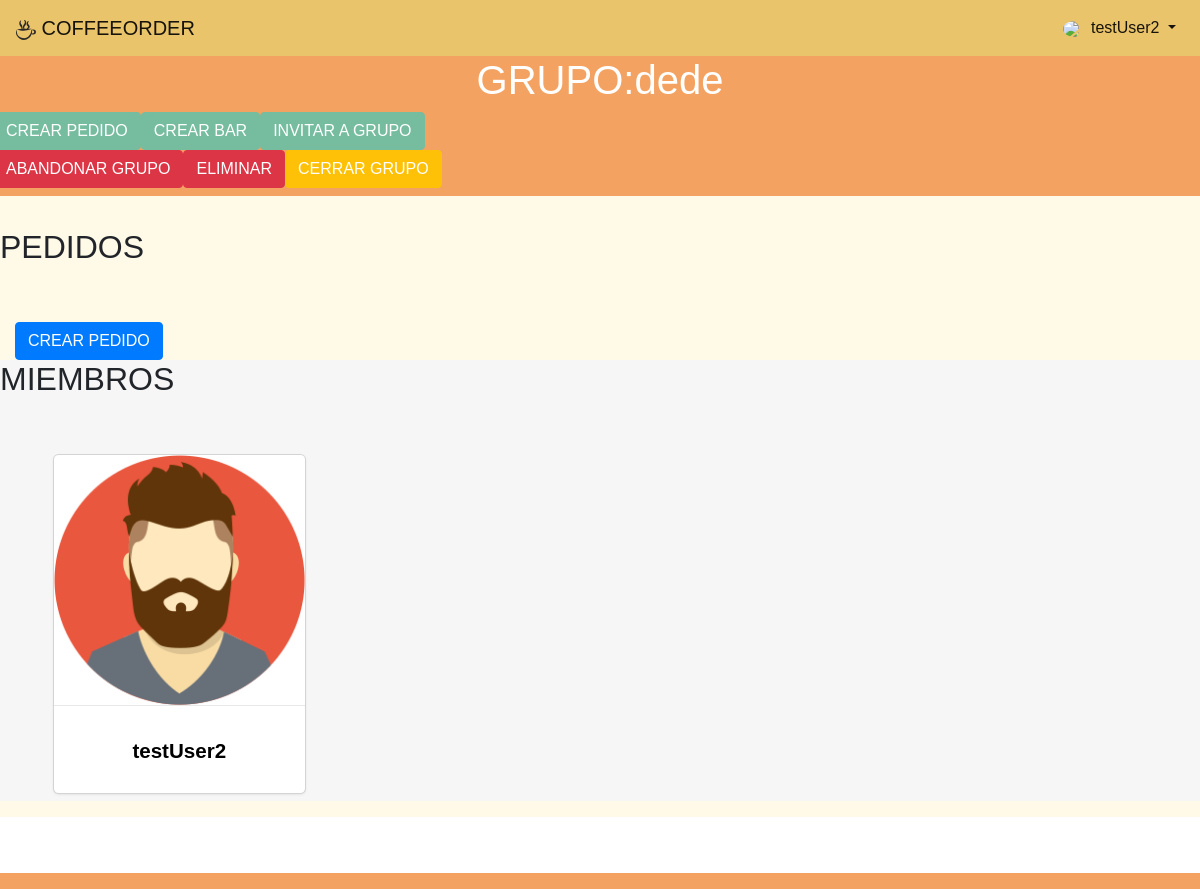
Page /account_app/group/2 (signed in) on the earlier database version.
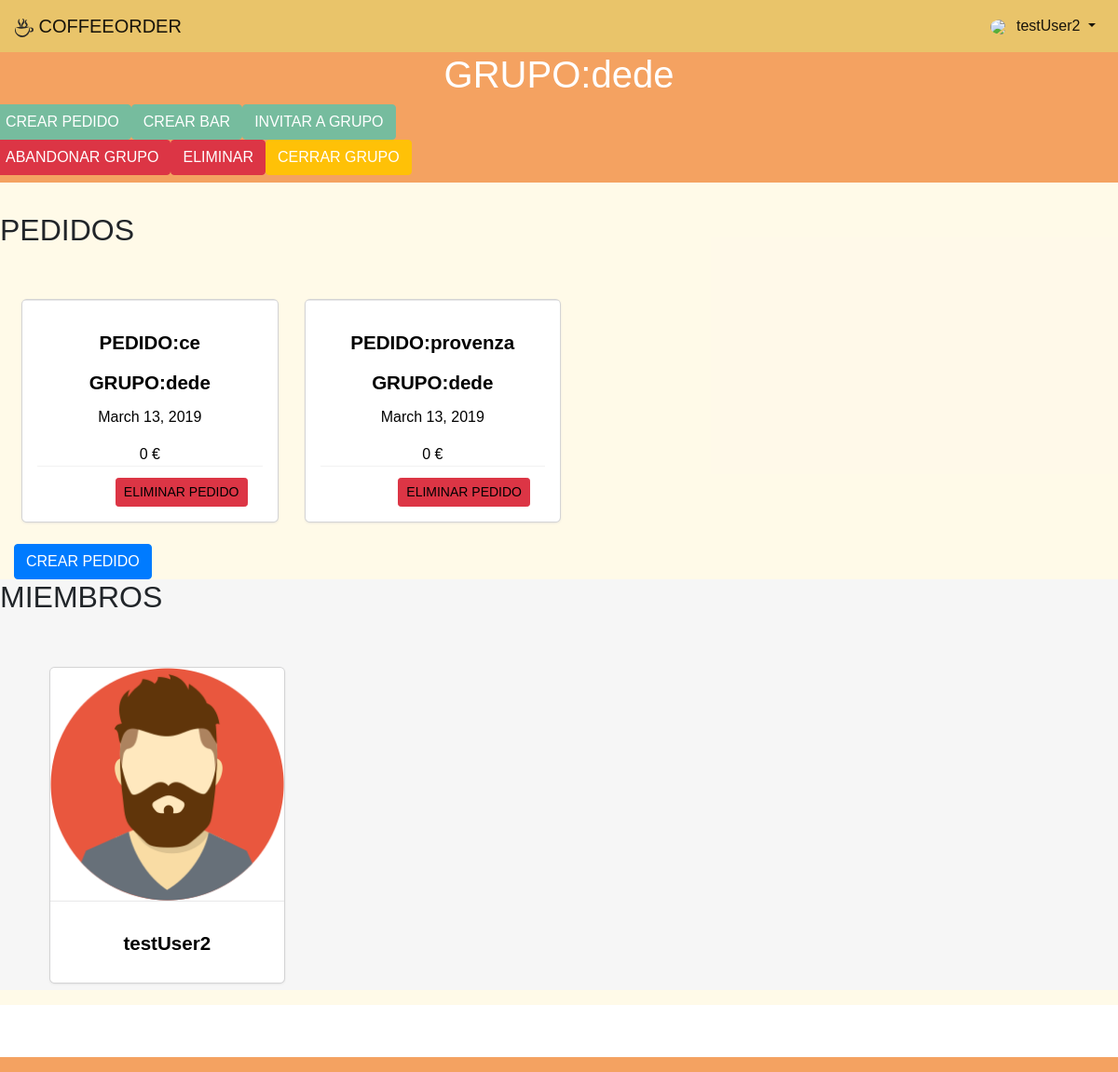
Same page on the later database version.
### account_app/models.py (models this page shows, shortened)
class UserProfileInfo(models.Model):
    user = models.OneToOneField(User, on_delete=models.CASCADE, related_name="userInfo")
    profile_pic = models.CharField(choices=PROFILE_PIC_CHOICES, default='256_0.png', max_length=100)
    language = models.CharField(max_length=10,
                                choices=settings.LANGUAGES,
                                default=settings.LANGUAGE_CODE)

class UserGroup(models.Model):
    group_name = models.CharField(max_length=100, unique=True)
    group_description = models.TextField(max_length=220, blank=True)
    max_members = models.IntegerField(default=15)
    group_color = models.CharField(max_length=100, default="white")
    group_code = models.CharField(max_length=100)
    closed = models.BooleanField(default=False)
    group_admin = models.ManyToManyField(User, related_name='groupAdmin')
    group_members = models.ManyToManyField(User, related_name='groupMembers')
    group_bar = models.ManyToManyField(Bar, related_name='group_bar')

### coffeeorder_app/model/orderlist.py (models this page shows)
class OrderList(models.Model):
    class Meta:
        pass
    created = models.DateField(blank=True)
    expiration = models.DateField(blank=True)
    total_prize = models.IntegerField(default=0)
    order_bar = models.ForeignKey(Bar, related_name='Bar', on_delete=models.PROTECT)
    order_group = models.ForeignKey(UserGroup, related_name='UserGroup', on_delete=models.PROTECT)

### coffeeorder_app/model/bar.py (models this page shows, shortened)
class Bar(models.Model):
    class Meta:
        pass
    bar_name = models.CharField(max_length=100)
    bar_description = models.TextField(max_length=500, null=True, blank=True)
    bar_color = models.CharField(max_length=100, default="yellow")
    bar_official = models.BooleanField(default=False)

### account_app/views.py (the view)
# urls.py: path('group/<int:group_id>', views.get_group_page, name='get_group_page'),
@login_required
def get_group_page(request, group_id):
    group = UserGroup.objects.get(id=group_id)
    members = {}
    for g in group.group_members.all():
        user = User.objects.get(id=g.id)
        pic = UserProfileInfo.objects.get(user=user)
        members[g.id]= {
            'username' : g.username,
            'name' : g.first_name,
            'profile_pic': pic.profile_pic,
        }
        order_list = OrderList.objects.filter(order_group=group)
    if group.group_members.filter(pk=request.user.pk).exists():
        if is_admin(group_id, request.user.id):
            admin = True
        else:
            print('NO ES ADMIN...')
            admin = False
        return render(request, '{}/groupView.html'.format(app_name),{
            'group': group,
            'members': members,
            'admin': admin,
            'order_list':order_list,
        })
    else:
        return render(request, '{}/groupView.html'.format(app_name), )

### account_app/views.py (called while the page is built)
def is_admin(group_id,user_id):
    group = UserGroup.objects.get(id=group_id)
    if group.group_admin.filter(pk=user_id).exists():
        return True
    else:
        return False

### account_app/templates/account_app/groupView.html (shortened to what the changed rows need)
{% extends "base.html" %}
{% load staticfiles %}
{% block head_css_page %}
    <link href="{% static 'css/login.css' %}" rel="stylesheet" media="screen">
{% endblock head_css_page %}
{% block content %}
    <div class="jumbotron text-center">
        {% if user.is_authenticated and group %}
            <div class="row">
                <h1 class="mx-auto">GRUPO:{{ group.group_name|default:' ' }}</h1>
            </div>
        {% else %}
            <p> Este grupo no existe o no eres miembro de él.</p>
        {% endif %}
    </div>
    <div class="container-fluid">
        <div class="row">
            <h2>PEDIDOS</h2>
            <div class="card-container col-12">
                <div class="row">
                    {% for order in order_list.all %}
                        <div class="col-12 col-md-6  col-lg-3 mt-4">
                            <a href="#">
                                <div class="card">
                                    <div class="card-block" style="background-color:{{ bar.bar_color }};">
                                        <h4 class="card-title mt-3">
                                            PEDIDO:{{ order.order_bar.bar_name| default:"" }}</h4>
                                        <h2 class="card-title mt-3">GRUPO:{{ order.order_group.group_name }}</h2>
                                        <p class="card-text">{{ order.created }}</p>
                                        <p class="card-text">{{ order.total_prize }} €</p>
                                        <div class="card-footer">
                                            {% if admin %}
                                                <a class="btn  float-right btn-sm btn-danger"
                                                   href="{% url 'coffeeorder_app:delete_order_list' group.id order.id %}">ELIMINAR PEDIDO</a>
                                            {% else %}
                                                <img class="card-logo" src="/static/images/svgs/1coffee.svg">
                                            {% endif %}
                                        </div>
                                    </div>
                                 </div>
                            </a>
                        </div>
                    {% endfor %}
                </div>
            </div>
        </div>
    </div>
    <div class="container-fluid bg-grey">
        {% if user.is_authenticated and group %}
            <div class="row"><h2>MIEMBROS</h2></div>
            <div class="row card-container">
                {% for key,member in members.items %}
                    <div class="col-6 col-md-4 col-lg-3 mt-4">
                        <div class="card">
                            <img class="card-img-top"
                                 src="{% static 'images/profile_pics/' %}{{ member.profile_pic }}">
                            <div class="card-block">
                                <h4 class="card-title mt-3">{{ member.username }}</h4>
                            </div>
                        </div>
                    </div>
                {% endfor %}
            </div>
        {% else %}
            <a type="button" class="btn btn-lg btn-default" href="#"><span
                    class="glyphicon glyphicon-plus-sign"></span> Crear grupo</a>
        {% endif %}
    </div>
    </div>
{% endblock %}

### templates/base.html (shortened to what this page needs)
<!DOCTYPE html>
{% load staticfiles %}
<html>
<head>
    {% block head_css %}
        {% block head_css_site %}
            <link href="{% static 'css/bootstrap.min.css' %}" rel="stylesheet" media="screen">
            <link href="{% static 'css/basic.css' %}" rel="stylesheet" media="screen">
            <link href="{% static 'css/coffee-icon.css' %}" rel="stylesheet" media="screen">
            <link href="{% static 'css/coffee.css' %}" rel="stylesheet" media="screen">
        {% endblock head_css_site %}
        {% block head_css_page %}{% endblock head_css_page %}
    {% endblock head_css %}
</head>
<body>
<header>
    {% if user.is_authenticated %}
        <nav class="navbar navbar-expand-lg navbar-light ">
        <a class="navbar-brand" href="{% url 'index' %}">
            <div class="figure col-12">
                <img class="brand-logo" src="{% static 'images/svgs/1coffee.svg' %}"/>
                <span>COFFEEORDER</span>
            </div>
        </a>
        <div class="collapse navbar-collapse" id="navbarText">
            <ul class="navbar-nav ml-auto">
                <li class="nav-item dropdown">
                    <a class="nav-link dropdown-toggle  active" data-toggle="dropdown" href="#" role="button"
                       aria-haspopup="true" aria-expanded="false">
                        {% if request.session.profile_pic %}
                            <img class="avatar-img-nav"
                                 src="{% static 'images/profile_pics/' %}{{ request.session.profile_pic }}">
                        {% else %}
                            <img class="avatar-img-nav" src="{% static 'images/profile_pics/avatar0.png' %}">
                        {% endif %}
                        {{ request.user.username }}
                        </a>
                </li>
            </ul>
        </div>
    {% endif %}
    </nav>
</header>
<div class="content-container">
    {% block content %}
    {% endblock content %}
{% if user.is_authenticated %}
    <footer class="footer navbar">
    </footer>
{% endif %}
</body>
</html>

Differences in the rows shown:
added OrderList: order_bar.bar_name "ce", order_group.group_name "dede", created "March 13, 2019", total_prize "0"
added OrderList: order_bar.bar_name "provenza", order_group.group_name "dede", created "March 13, 2019", total_prize "0"
